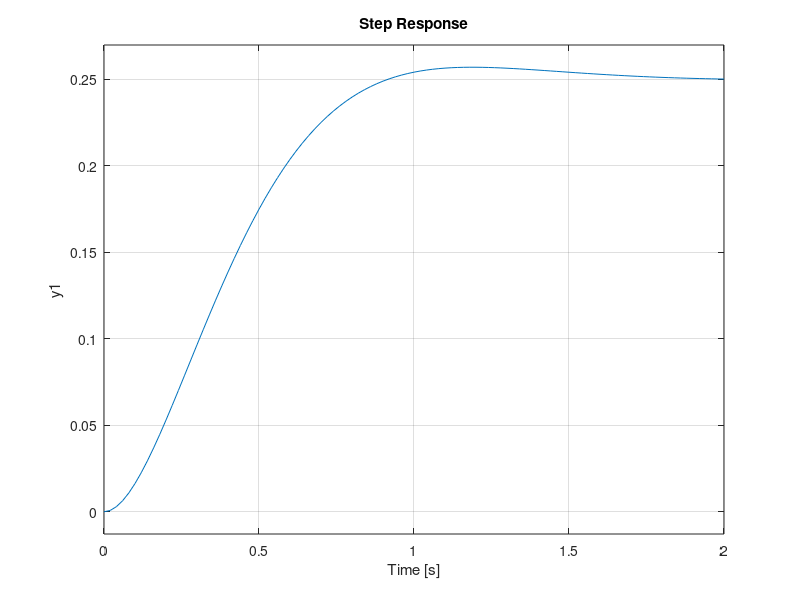
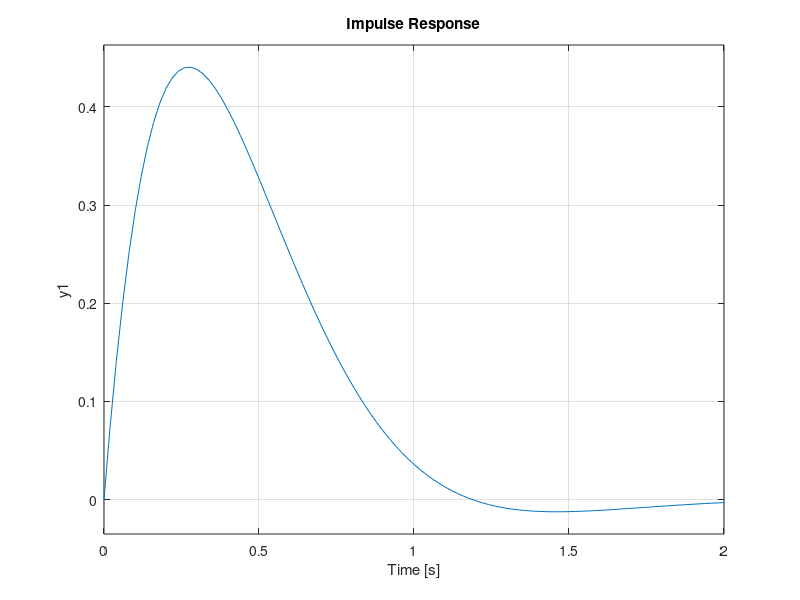

Source code (MATLAB) for these figures, in order:
% State Space Analysis
A = [-6 -16; 1 0];
B = [1; 0];
C = [ 0 4];
D = [0];
sys = ss(A,B,C,D);
figure(1)
step(sys)
figure(2)
impulse(sys)
